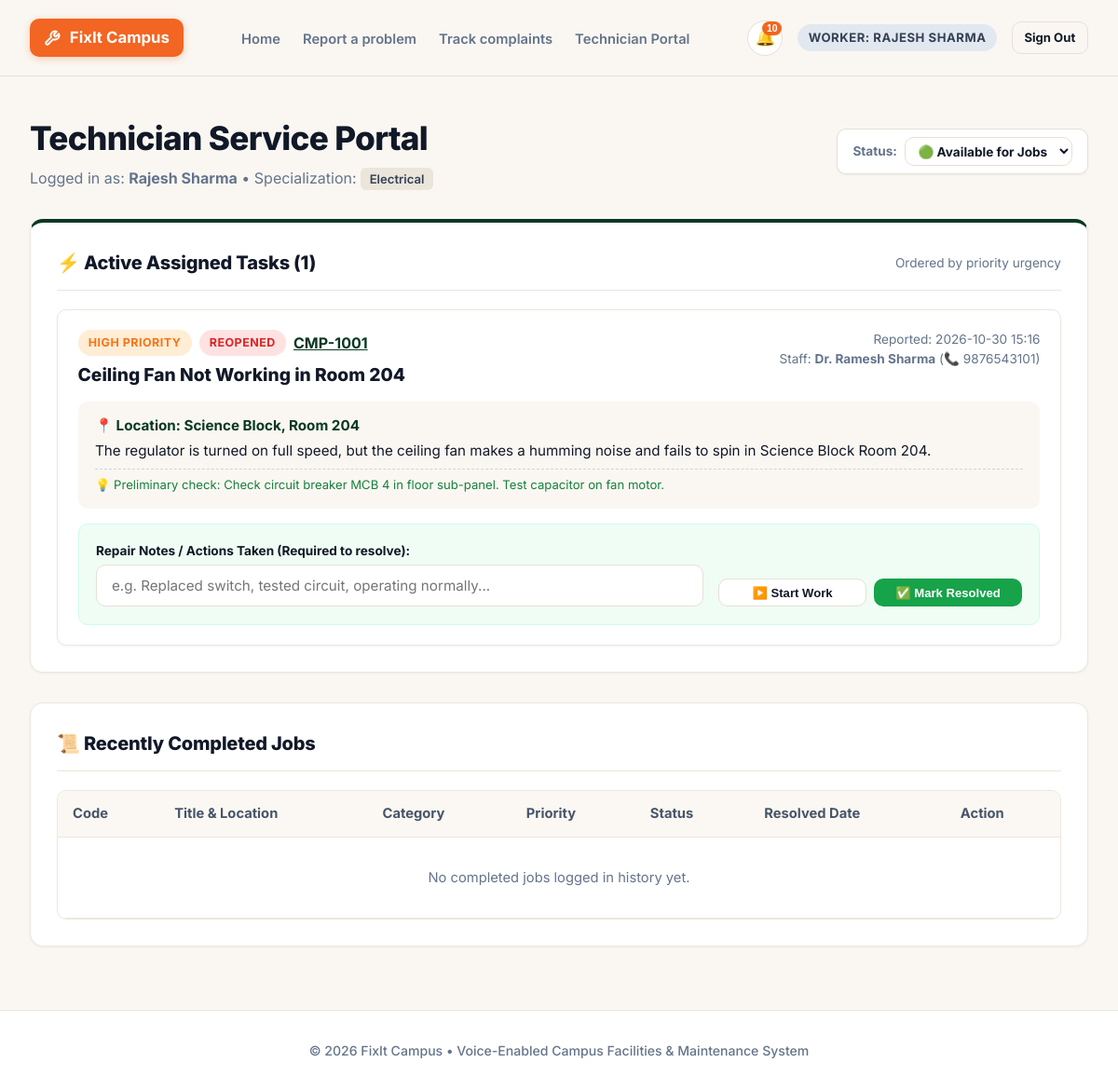
Page /worker/dashboard (signed in) on the committed database.
### tables this page shows
CREATE TABLE workers (
        id INTEGER PRIMARY KEY AUTOINCREMENT,
        user_id INTEGER,
        name TEXT NOT NULL,
        specialization TEXT NOT NULL,
        phone TEXT NOT NULL,
        email TEXT,
        availability TEXT NOT NULL DEFAULT 'Available' CHECK(availability IN ('Available', 'Busy', 'On Leave')),
        active_count INTEGER DEFAULT 0,
        created_at TIMESTAMP DEFAULT CURRENT_TIMESTAMP,
        FOREIGN KEY(user_id) REFERENCES users(id) ON DELETE SET NULL
    );

CREATE TABLE complaints (
        id INTEGER PRIMARY KEY AUTOINCREMENT,
        complaint_code TEXT UNIQUE NOT NULL,
        staff_id INTEGER,
        staff_name TEXT NOT NULL,
        staff_contact TEXT,
        title TEXT NOT NULL,
        description TEXT NOT NULL,
        category TEXT NOT NULL,
        location TEXT NOT NULL,
        priority TEXT NOT NULL DEFAULT 'Medium' CHECK(priority IN ('Critical', 'High', 'Medium', 'Low')),
        status TEXT NOT NULL DEFAULT 'Submitted' CHECK(status IN ('Submitted', 'Assigned', 'In Progress', 'Resolved', 'Closed', 'Reopened')),
        assigned_worker_id INTEGER,
        troubleshooting_tips TEXT,
        is_voice_submitted INTEGER DEFAULT 0,
        is_duplicate_confirmed INTEGER DEFAULT 0,
        duplicate_of_id INTEGER,
        created_at TIMESTAMP DEFAULT CURRENT_TIMESTAMP,
        updated_at TIMESTAMP DEFAULT CURRENT_TIMESTAMP,
        resolved_at TIMESTAMP,
        FOREIGN KEY(staff_id) REFERENCES users(id) ON DELETE SET NULL,
        FOREIGN KEY(assigned_worker_id) REFERENCES workers(id) ON DELETE SET NULL,
        FOREIGN KEY(duplicate_of_id) REFERENCES complaints(id) ON DELETE SET NULL
    );

### app.py (the view)
@app.route('/worker/dashboard')
@role_required('worker', 'admin')
def worker_dashboard():
    worker_id = session.get('worker_id')
    conn = get_db_connection()
    cursor = conn.cursor()
    if session.get('role') == 'admin' and not worker_id:
        cursor.execute("SELECT id FROM workers LIMIT 1")
        w_first = cursor.fetchone()
        worker_id = w_first['id'] if w_first else 1
    cursor.execute("SELECT * FROM workers WHERE id = ?", (worker_id,))
    worker = cursor.fetchone()
    cursor.execute("""
        SELECT * FROM complaints
        WHERE assigned_worker_id = ? AND status IN ('Assigned', 'In Progress', 'Reopened')
        ORDER BY
            CASE priority
                WHEN 'Critical' THEN 1
                WHEN 'High' THEN 2
                WHEN 'Medium' THEN 3
                WHEN 'Low' THEN 4
            END,
            created_at ASC
    """, (worker_id,))
    active_tasks = cursor.fetchall()
    cursor.execute("""
        SELECT * FROM complaints
        WHERE assigned_worker_id = ? AND status IN ('Resolved', 'Closed')
        ORDER BY resolved_at DESC
        LIMIT 10
    """, (worker_id,))
    completed_tasks = cursor.fetchall()
    conn.close()
    return render_template(
        'worker_dashboard.html',
        worker=worker,
        active_tasks=active_tasks,
        completed_tasks=completed_tasks
    )

### app.py (called while the page is built)
def role_required(*roles):
    def decorator(f):
        @wraps(f)
        def decorated_function(*args, **kwargs):
            if 'user_id' not in session:
                flash("Please sign in to access this page.", "warning")
                return redirect(url_for('login', next=request.url))
            if session.get('role') not in roles:
                flash("Access denied: You do not have permissions for this page.", "danger")
                return redirect(url_for('index'))
            return f(*args, **kwargs)
        return decorated_function
    return decorator

### database.py (called while the page is built)
def get_db_connection():
    conn = sqlite3.connect(DB_PATH)
    conn.row_factory = sqlite3.Row
    conn.execute("PRAGMA foreign_keys = ON")
    return conn

### templates/worker_dashboard.html (shortened to what this page needs)
{% extends "base.html" %}
{% block content %}
<div class="main-wrapper">
  <div style="margin-bottom: 2rem; display: flex; justify-content: space-between; align-items: center; flex-wrap: wrap; gap: 1rem;">
    <div>
      <h1 style="font-size: 2.2rem; font-weight: 800; color: var(--text-dark); letter-spacing: -0.02em;">
        Technician Service Portal
      </h1>
      <p style="color: var(--text-muted); font-size: 1rem; margin-top: 0.25rem;">
        Logged in as: <strong>{{ worker.name if worker else current_user.full_name }}</strong> &bull;
        Specialization: <span class="category-tag">{{ worker.specialization if worker else 'General' }}</span>
      </p>
    </div>
    {% if worker %}
      <form method="POST" action="{{ url_for('toggle_worker_availability') }}" style="display: flex; align-items: center; gap: 0.5rem; background: white; padding: 0.5rem 1rem; border-radius: var(--radius-md); border: 1px solid var(--border-light); box-shadow: var(--shadow-sm);">
        <span style="font-size: 0.85rem; font-weight: 700; color: var(--text-muted);">Status:</span>
        <select name="availability" onchange="this.form.submit()" class="form-select" style="padding: 0.35rem 0.6rem; font-size: 0.85rem; font-weight: 700;">
          <option value="Available" {% if worker.availability == 'Available' %}selected{% endif %}>🟢 Available for Jobs</option>
        </select>
      </form>
    {% endif %}
  </div>
  <div class="card" style="border-top: 4px solid var(--bg-dark-green);">
    <div class="card-header">
      <h3 class="card-title">
        ⚡ Active Assigned Tasks ({{ active_tasks|length }})
      </h3>
      <span style="font-size: 0.85rem; color: var(--text-muted);">Ordered by priority urgency</span>
    </div>
    {% if active_tasks %}
      <div style="display: flex; flex-direction: column; gap: 1.25rem;">
        {% for t in active_tasks %}
          <div style="background: white; border: 1px solid var(--border-subtle); border-radius: var(--radius-md); padding: 1.35rem; box-shadow: var(--shadow-sm);">
            <div style="display: flex; justify-content: space-between; align-items: flex-start; flex-wrap: wrap; gap: 0.5rem; margin-bottom: 0.85rem;">
              <div>
                <div style="display: flex; align-items: center; gap: 0.5rem;">
                  <span class="badge badge-prio-{{ t.priority.lower() }}">{{ t.priority }} Priority</span>
                  <span class="badge badge-{{ t.status.lower().replace(' ', '-') }}">{{ t.status }}</span>
                  <strong><a href="{{ url_for('complaint_detail', complaint_id=t.id) }}" style="color:var(--bg-dark-green);">{{ t.complaint_code }}</a></strong>
                </div>
                <h4 style="font-size: 1.2rem; font-weight: 800; margin-top: 0.4rem; color: var(--text-dark);">
                  {{ t.title }}
                </h4>
              </div>
              <div style="font-size: 0.85rem; color: var(--text-muted); text-align: right;">
                <div>Reported: {{ t.created_at[:16] }}</div>
                <div>Staff: <strong>{{ t.staff_name }}</strong> {% if t.staff_contact %}(📞 {{ t.staff_contact }}){% endif %}</div>
              </div>
            </div>
            <div style="background: #faf7f2; padding: 0.95rem 1.15rem; border-radius: var(--radius-md); margin-bottom: 1rem; font-size: 0.95rem;">
              <div style="font-weight: 700; color: var(--bg-dark-green); margin-bottom: 0.25rem;">
                📍 Location: {{ t.location }}
              </div>
              <div style="color: var(--text-dark); line-height: 1.5;">
                {{ t.description }}
              </div>
              {% if t.troubleshooting_tips %}
                <div style="margin-top: 0.5rem; font-size: 0.82rem; color: #15803d; border-top: 1px dashed #cbd5e1; padding-top: 0.4rem;">
                  💡 Preliminary check: {{ t.troubleshooting_tips.splitlines()[0] if t.troubleshooting_tips else '' }}
                </div>
              {% endif %}
            </div>
            <form method="POST" action="{{ url_for('worker_update_status') }}" style="background: #f0fdf4; border: 1px solid #ccfbf1; padding: 1.15rem; border-radius: var(--radius-md);">
              <div style="display: flex; gap: 1rem; flex-wrap: wrap; align-items: flex-end;">
                <div style="flex: 2; min-width: 260px;">
                  <label class="form-label" style="font-size: 0.85rem; margin-bottom: 0.3rem;">
                    Repair Notes / Actions Taken (Required to resolve):
                  </label>
                  <input type="text" name="repair_note" class="form-control" placeholder="e.g. Replaced switch, tested circuit, operating normally..." style="background: white;">
                </div>
                <div style="display: flex; gap: 0.5rem; flex: 1; min-width: 220px;">
                  {% if t.status != 'In Progress' %}
                    <button type="submit" name="status" value="In Progress" class="btn btn-sm btn-outline" style="flex: 1; background: white;">
                      ▶️ Start Work
                    </button>
                  {% endif %}
                  <button type="submit" name="status" value="Resolved" class="btn btn-sm btn-success" style="flex: 1;">
                    ✅ Mark Resolved
                  </button>
                </div>
              </div>
            </form>
          </div>
        {% endfor %}
      </div>
    {% endif %}
  </div>
  <div class="card" style="margin-top: 2rem;">
    <div class="card-header">
      <h3 class="card-title">📜 Recently Completed Jobs</h3>
    </div>
    <div class="table-responsive">
      <table class="data-table">
        <thead>
          <tr>
            <th>Code</th>
            <th>Title & Location</th>
            <th>Category</th>
            <th>Priority</th>
            <th>Status</th>
            <th>Resolved Date</th>
            <th>Action</th>
          </tr>
        </thead>
        <tbody>
          {% if completed_tasks %}
            {% for ct in completed_tasks %}
              <tr>
                <td><strong><a href="{{ url_for('complaint_detail', complaint_id=ct.id) }}" style="color:var(--bg-dark-green);">{{ ct.complaint_code }}</a></strong></td>
                <td>
                  <div style="font-weight: 700;">{{ ct.title }}</div>
                  <div style="font-size: 0.8rem; color: var(--text-muted);">📍 {{ ct.location }}</div>
                </td>
                <td><span class="category-tag">{{ ct.category }}</span></td>
                <td><span class="badge badge-prio-{{ ct.priority.lower() }}">{{ ct.priority }}</span></td>
                <td><span class="badge badge-resolved">{{ ct.status }}</span></td>
                <td style="font-size: 0.82rem; color: var(--text-muted);">{{ ct.resolved_at or ct.updated_at }}</td>
                <td>
                  <a href="{{ url_for('complaint_detail', complaint_id=ct.id) }}" class="btn btn-sm btn-outline">
                    View Notes
                  </a>
                </td>
              </tr>
            {% endfor %}
          {% else %}
            <tr>
              <td colspan="7" style="text-align: center; padding: 2rem; color: var(--text-muted);">
                No completed jobs logged in history yet.
              </td>
            </tr>
          {% endif %}
        </tbody>
      </table>
    </div>
  </div>
</div>
{% endblock %}

### templates/base.html (shortened to what this page needs)
<!DOCTYPE html>
<html lang="en">
<head>
  <link rel="stylesheet" href="{{ url_for('static', filename='css/style.css') }}">
</head>
<body class="{% block body_class %}{% endblock %}">
  {% block navbar %}
  <header class="navbar {% block nav_theme %}in-cream{% endblock %}">
    <div class="nav-container">
      <a href="{{ url_for('index') }}" class="brand-pill">
        <svg width="18" height="18" viewBox="0 0 24 24" fill="none" stroke="currentColor" stroke-width="2.5" stroke-linecap="round" stroke-linejoin="round">
          <path d="M14.7 6.3a1 1 0 0 0 0 1.4l1.6 1.6a1 1 0 0 0 1.4 0l3.77-3.77a6 6 0 0 1-7.94 7.94l-6.91 6.91a2.12 2.12 0 0 1-3-3l6.91-6.91a6 6 0 0 1 7.94-7.94l-3.76 3.76z"/>
        </svg>
        <span>FixIt Campus</span>
      </a>
      <ul class="nav-links">
        <li><a href="{{ url_for('index') }}">Home</a></li>
        <li><a href="{{ url_for('submit_complaint') }}">Report a problem</a></li>
        <li><a href="{{ url_for('track') }}">Track complaints</a></li>
        {% if current_user.role == 'admin' %}
          <li><a href="{{ url_for('admin_dashboard') }}">Admin Dashboard</a></li>
          <li><a href="{{ url_for('admin_workers') }}">Workers</a></li>
          <li><a href="{{ url_for('admin_reports') }}">Reports</a></li>
        {% elif current_user.role == 'worker' %}
          <li><a href="{{ url_for('worker_dashboard') }}">Technician Portal</a></li>
        {% endif %}
      </ul>
      <div class="nav-actions">
        {% if current_user.id %}
          <div class="notif-container">
            <button class="notif-btn" title="Notifications" aria-label="Notifications">
              🔔
              {% if unread_count > 0 %}
                <span class="notif-badge">{{ unread_count }}</span>
              {% endif %}
            </button>
          </div>
          <span class="badge" style="background:#e2e8f0; color:#334155; font-size:0.82rem;">
            {{ current_user.role.upper() }}: {{ current_user.full_name }}
          </span>
          <a href="{{ url_for('logout') }}" class="btn btn-sm btn-outline" style="border-radius: var(--radius-md);">Sign Out</a>
        {% else %}
          <a href="{{ url_for('login') }}" class="btn-nav-light">Sign in</a>
        {% endif %}
      </div>
    </div>
  </header>
  {% endblock %}
  {% block content %}{% endblock %}
  {% block footer %}
  <footer class="footer">
    <div style="max-width: 1280px; margin: 0 auto; padding: 0 2rem;">
      <p style="font-weight: 500;">&copy; {{ now_year }} FixIt Campus &bull; Voice-Enabled Campus Facilities & Maintenance System</p>
    </div>
  </footer>
  {% endblock %}
</body>
</html>

### rows in the picture
workers: full_name "RAJESH SHARMA", name "Rajesh Sharma", specialization "Electrical", availability "🟢 Available for Jobs"
complaints: priority "HIGH", status "REOPENED", complaint_code "CMP-1001", title "Ceiling Fan Not Working in Room 204", created_at "2026-10-30 15:16", staff_name "Dr. Ramesh Sharma", staff_contact "9876543101", location "Science Block, Room 204", description "The regulator is turned on full speed, but the ceiling fan makes a humming noise and fails to spin in Science Block Room 204.", troubleshooting_tips "Check circuit breaker MCB 4 in floor sub-panel. Test capacitor on fan motor.", shows "▶️ Start Work"

### other values in the picture
{{ unread_count }} "10"
{{ current_user.role.upper() }} "WORKER"
{{ active_tasks|length }} "1"
